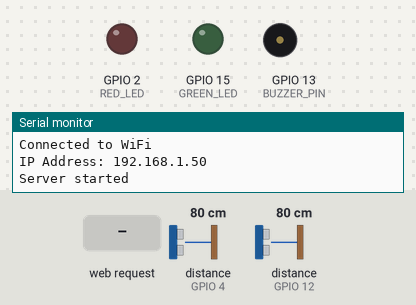
Bench run of a sketch on a simulated ESP8266 (NodeMCU). Shown: output pins drawn as LEDs (lit = HIGH), buzzer (waves = sounding, pin HIGH), the last lines printed to the serial monitor. The inputs (shaded band) are chosen by the test bench; at power-on: distance to the obstacle (sensors on GPIO 4, GPIO 12) 80 cm. The echo pulse lasts 58.3 µs per cm; WiFi joins after 1.5 s; servers stay silent unless stated.

Above: at 2.7 s.
2.8 s: HTTP request GET / received
At 3.2 s:
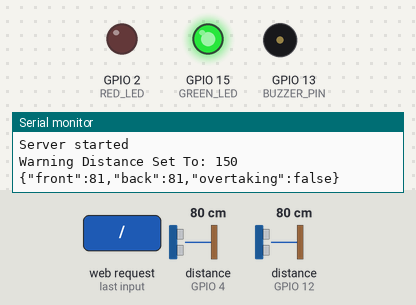
Timing chart, 0 to 5.8 s (numbered marks = the images above; inputs shaded):
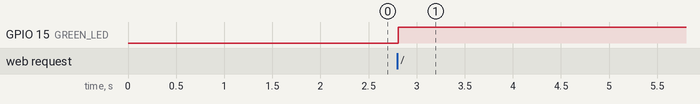

The sketch:

LED_blink.ino
```cpp
#include <ESP8266WiFi.h>
#include <ESP8266WebServer.h>
#include <NewPing.h>

// Pin definitions
#define FRONT_TRIGGER_PIN 5  // GPIO5 (D1) for the front sensor trigger
#define FRONT_ECHO_PIN 4     // GPIO4 (D2) for the front sensor echo
#define BACK_TRIGGER_PIN 14  // GPIO14 (D5) for the back sensor trigger
#define BACK_ECHO_PIN 12     // GPIO12 (D6) for the back sensor echo
#define BUZZER_PIN 13        // GPIO13 (D7) for the buzzer
#define GREEN_LED 15         // GPIO15 (D8) Green LED (Safe to overtake)
#define RED_LED 2            // GPIO2 (D4) Red LED (Unsafe to overtake)
#define DISTANCE_SELECT_PIN A0 // Analog input for setting alert distance
#define MAX_DISTANCE 200     // Maximum measurable distance in cm

NewPing frontSonar(FRONT_TRIGGER_PIN, FRONT_ECHO_PIN, MAX_DISTANCE);
NewPing backSonar(BACK_TRIGGER_PIN, BACK_ECHO_PIN, MAX_DISTANCE);

// Wi-Fi credentials
const char* ssid = "DESKTOP-F614S19";
const char* password = "Error404";

// ESP8266 Web Server
ESP8266WebServer server(80);

// Default warning distance (modifiable via a potentiometer or button input)
int warningDistance = 150; // Default 15m (1500cm)
const int safeDistance = 50; // Safe distance threshold
const int overtakingDistanceDiff = 30;
int prevFrontDistance = MAX_DISTANCE;

void setup() {
  Serial.begin(115200);

  // Start WiFi connection
  WiFi.begin(ssid, password);
  while (WiFi.status() != WL_CONNECTED) {
    delay(500);
    Serial.println("Connecting to WiFi...");
  }
  Serial.println("Connected to WiFi");
  Serial.print("IP Address: ");
  Serial.println(WiFi.localIP());

  // LED and buzzer setup
  pinMode(BUZZER_PIN, OUTPUT);
  pinMode(GREEN_LED, OUTPUT);
  pinMode(RED_LED, OUTPUT);
  digitalWrite(BUZZER_PIN, LOW);
  digitalWrite(GREEN_LED, LOW);
  digitalWrite(RED_LED, LOW);

  // Define server route for distance and overtaking data
  server.on("/", []() {
    int frontDistance = frontSonar.ping_cm();
    int backDistance = backSonar.ping_cm();
    bool overtaking = detectOvertaking(frontDistance, backDistance);

    // Update warning distance dynamically
    updateWarningDistance();

    // Handle LED indicators
    if ((frontDistance > 0 && frontDistance < safeDistance) || (backDistance > 0 && backDistance < safeDistance)) {
      warnProximity(frontDistance);
      digitalWrite(RED_LED, HIGH);
      digitalWrite(GREEN_LED, LOW);
    } else {
      digitalWrite(RED_LED, LOW);
      digitalWrite(GREEN_LED, HIGH);
      digitalWrite(BUZZER_PIN, LOW);
    }

    String jsonResponse = "{";
    jsonResponse += "\"front\":" + String(frontDistance) + ",";
    jsonResponse += "\"back\":" + String(backDistance) + ",";
    jsonResponse += "\"overtaking\":" + String(overtaking ? "true" : "false");
    jsonResponse += "}";

    server.send(200, "application/json", jsonResponse);
    Serial.println(jsonResponse);
  });

  server.begin();
  Serial.println("Server started");
}

void loop() {
  server.handleClient();
}

// Function to detect overtaking
bool detectOvertaking(int frontDistance, int backDistance) {
  if (frontDistance > 0 && backDistance > 0 &&
      (prevFrontDistance - frontDistance) > overtakingDistanceDiff &&
      (backDistance - prevFrontDistance) > overtakingDistanceDiff) {
    Serial.println("Overtaking Detected!");
    return true;
  }
  prevFrontDistance = frontDistance;
  return false;
}

// Function to warn proximity with a buzzer and LED blink effect
void warnProximity(int distance) {
  if (distance > 0 && distance <= warningDistance) {
    int beepDelay = (distance <= 100) ? 100 : 300; // Faster beep if closer than 10m
    for (int i = 0; i < 3; i++) {
      digitalWrite(BUZZER_PIN, HIGH);
      digitalWrite(RED_LED, HIGH);
      delay(beepDelay);
      digitalWrite(BUZZER_PIN, LOW);
      digitalWrite(RED_LED, HIGH);
      delay(beepDelay);
    }
  }
}

// Function to update warning distance based on user input
void updateWarningDistance() {
  int sensorValue = analogRead(DISTANCE_SELECT_PIN);
  if (sensorValue < 341) {
    warningDistance = 100; // 10m
  } else if (sensorValue < 682) {
    warningDistance = 150; // 15m
  } else {
    warningDistance = 200; // 20m
  }
  Serial.print("Warning Distance Set To: ");
  Serial.println(warningDistance);
}
```

Measured:
- after the input at 2.8 s, GPIO 15 (GREEN_LED): LOW → HIGH at once
